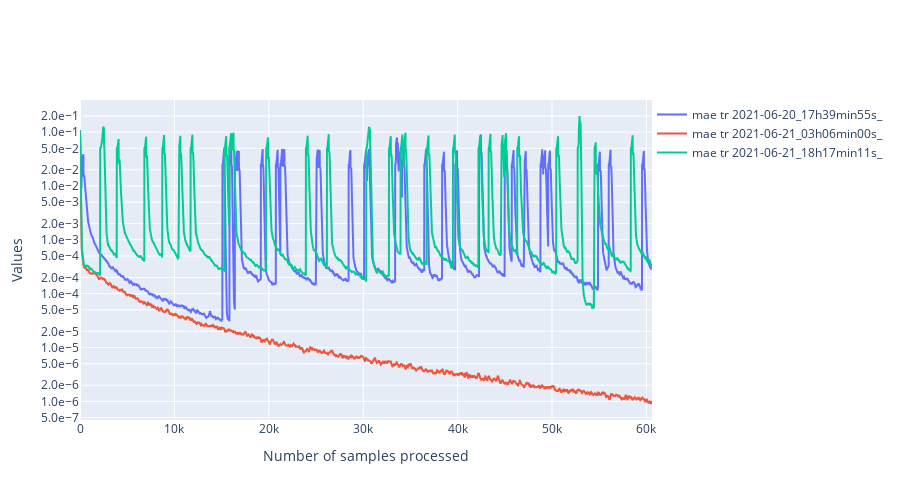

The notebook cell this image was saved under:
### Code cell
import ipywidgets as widgets
class PersoToggleButton(widgets.ToggleButton):
    def __init__(self,name=None,*args,**kargs):
        super(PersoToggleButton, self).__init__(*args,**kargs)
        self.name = name

compute_width = lambda value:f"{max(len(str(value)) * 12, 60) + 20}px"
list_vertical_widgets = []
dico_changing_widgets_metadata = {}
list_changing_widgets_metrics = []
list_changing_widgets_tr_valid = []
# Widgets for the metadata ------------------------------------------------------------------
label_metadata_filter = "Metadata"
llocalvertwidgets = []
dico_changing_widgets_reorganized = {"metadata":{},"metrics":{},"mode":{}}
for metadata_name in df.columns:

    if metadata_name == "folder_id":
        continue
    possible_values = df[metadata_name].unique()
    label = widgets.Label(metadata_name)
    dico_changing_widgets_reorganized["metadata"][metadata_name] = {str(value):PersoToggleButton(
        value=True,
        description=str(value),
        disabled=False,
        button_style='', # 'success', 'info', 'warning', 'danger' or ''
        tooltip='',
        icon='check',
        layout = widgets.Layout(width = compute_width(value), margin='0px 0px 0px 0px'),
        name="metadata|"+metadata_name
    ) for value in possible_values}

    possibilities = list(dico_changing_widgets_reorganized["metadata"][metadata_name].values())
    dico_changing_widgets_metadata[metadata_name] = possibilities
    box = widgets.HBox(layout=widgets.Layout(width='100%',display='inline-flex',flex_flow='row wrap'),width='100%')
    box.overflow_x = 'auto'
    box.children = [label]+possibilities
    llocalvertwidgets.append(box)

box = widgets.VBox(width='100%')
box.children = llocalvertwidgets
list_vertical_widgets.append(box)
# Widgets to select metrics ---------------------------------------------------------------
label_metrics_filter = "Metrics"
dico_changing_widgets_reorganized["metrics"] = {str(metric_name):PersoToggleButton(
        value=True,
        description=metric_name,
        disabled=False,
        button_style='', # 'success', 'info', 'warning', 'danger' or ''
        tooltip='',
        icon='check',
        layout = widgets.Layout(width = compute_width(metric_name), margin='0px 0px 0px 0px'),
        name="metrics"
    )
    for metric_name in available_metrics}
possibilities = list(dico_changing_widgets_reorganized["metrics"].values())
list_changing_widgets_metrics = possibilities
box = widgets.HBox(layout=widgets.Layout(width='100%',display='inline-flex',flex_flow='row wrap'),width='100%')
box.overflow_x = 'auto'
box.children = possibilities
list_vertical_widgets.append(box)

# widgets to select tr or valid ----------------------------------------------------------
label_tr_valid_filter = "Mode_of_training"
possibilities = [PersoToggleButton(
        value=True,
        description=mode,
        disabled=False,
        button_style='', # 'success', 'info', 'warning', 'danger' or ''
        tooltip='',
        icon='check',
        layout = widgets.Layout(width = compute_width(mode), margin='0px 0px 0px 0px'),
        name="mode"
    )
    for mode in ["tr","valid"]]
list_changing_widgets_tr_valid = possibilities
box = widgets.HBox(layout=widgets.Layout(width='100%',display='inline-flex',flex_flow='row wrap'),width='100%')
box.overflow_x = 'auto'
box.children = possibilities
list_vertical_widgets.append(box)

titles = ["Metadata", "Metrics","Mode_of_training"]
l = []
for item,title in zip(list_vertical_widgets,titles):
    accordion = widgets.Accordion(children=[item],titles=(title,))
    accordion.set_title(0,title)
    accordion.selected_index = 0
    l.append(accordion)
# widget for moving average
moving_average = widgets.IntText(
    value=100,
    description='mean_window',
    disabled=False
)
# widget to toggle log scale for the y axis
y_log_scale = widgets.ToggleButton(
        value=True,
        description="logy",
        disabled=False,
        button_style='', # 'success', 'info', 'warning', 'danger' or ''
        tooltip='',
        icon='check',
        layout = widgets.Layout(width = compute_width("logy"), margin='0px 0px 0px 0px')
    )

global_box = widgets.VBox(l+[moving_average,y_log_scale])

# Handlers --------------------------------------------------------------------------------------
from IPython.display import display,clear_output
import plotly.graph_objects as go
import main.src.analysis.tools as tls
def filter_metadata():
    global states
    global query
    # Extract informations from widgets to build a query for the dataframe
    list_sub_requests_1 = []
    for metadata_name,dico_metadata in states["metadata"].items():
        list_sub_requests_2 = []
        for name,state in dico_metadata.items():
            if state is True:
                type_data = type(df[metadata_name][0])
                if type_data is str:
                    name = f"\"{name}\""
                list_sub_requests_2.append(f"({metadata_name} == {name})")
        if len(list_sub_requests_2) > 0:
            poss = r" or ".join(list_sub_requests_2)
            list_sub_requests_1.append(f"({poss})")
    filtered_dataframe = df
    if len(list_sub_requests_1) > 0:
        query = r" or ".join(list_sub_requests_1)
        # Apply the query to the dataframe
        filtered_dataframe = df.query(query)
    list_runs = filtered_dataframe["folder_id"].unique()
    return list_runs,filtered_dataframe
def filter_metrics(runs):
    global states
    new_dico = {}
    for f,dico in dico_metrics.items():
        if f not in runs:
            continue
        new_dico[f] = {}
        for metric_name,list_values in dico.items():
            if states["metrics"][metric_name] is True:
                new_dico[f][metric_name] = list_values
    return new_dico
def actualize_available_possibilities(dico_vals,filtered_dataframe):
    global states, dico_changing_widgets_metadata
    for column in filtered_dataframe.columns[1:]:
        values_available = filtered_dataframe[column].unique()
        for value in df[column].unique():
            w = dico_changing_widgets_reorganized["metadata"][column][str(value)]
            if value not in values_available:
                w.disabled = True
            else:
                w.disabled = False
def plot(dico_vals,filtered_dataframe):
    global states
    import numpy as np
    list_scatters = []
    import matplotlib.pyplot as plt
    for run,dico_metrics in dico_vals.items():
        line_dataframe = filtered_dataframe[filtered_dataframe["folder_id"] == run]
        batch_size_tr = line_dataframe["tr_batch_size"].values[0]
        batch_size_valid = line_dataframe["valid_batch_size"].values[0]
        for metric_name,metric_values in dico_metrics.items():
            if metric_name == "loss":
                metric_name = "loss_"+filtered_dataframe[filtered_dataframe["folder_id"] == run]["loss"].values[0]
                access_name = "_loss"
            else:
                access_name = "_values"
            global states
            for mode,state in states["mode"].items():
                if state is False:
                    continue
                batch_size = batch_size_tr if mode == "tr" else batch_size_valid
                if "loss" in metric_name:
                    access_name1 = "attr_"+mode+access_name
                else:
                    access_name1 = mode + access_name
                v = metric_values[access_name1]
                window = int(moving_average.value/batch_size)
                new_values = []
                for i in range(len(v)-window):
                    new_values.append(np.mean(v[i:min(i+window,len(v))]))
                v = np.array(new_values)
                x = np.arange(0,v.shape[0]) * batch_size
                x = pd.Series(x)
                v = pd.Series(v)
                graph = go.Scatter(x=x,y=v,mode='lines',name=f"{metric_name} {mode} {run}",
                                   hovertemplate='Sample n°: %{x}'+f'<br>{metric_name} {mode}<br>{run}:'+' %{y}')
                list_scatters.append(graph)
    plt.clf()
    fig = go.Figure(
        data=list_scatters,
        layout=go.Layout(
            title=go.layout.Title(text=""),
            xaxis_title="Number of samples processed",
            yaxis_title="Values",
            legend=dict(
                orientation="h",
                y=1,
                x=1
            ),
            yaxis={'tickformat':'.1e',},
            width=900,
            height = 500
        ),
    )
    if states["others"]["logy"] is True:
        fig.update_yaxes(type="log")
    clear_output()
    display(global_box)
    fig.show()
states = {"others":{"mean_window":moving_average.value,"logy":False},
          "mode":{"tr":False,"valid":False},
          "metrics":{k:False for k in available_metrics},
          "metadata":{k:{
              str(k1):False for k1 in df[k].unique()
          } for k in df.columns}
          }
def handler(v):
    global query
    if v["name"] == "disabled":
        return
    global states
    try:
        name = "others"
        try:
            name = v["owner"].name
        except:
            pass
        name = name.split("|")
        try:
            new_val = not(v["new"]["value"])
        except:
            new_val = not(v["new"])
    except Exception as e:
        return
    if len(name) == 2:
        states[name[0]][name[1]][v["owner"].description] = not(states[name[0]][name[1]][v["owner"].description])
    else:
        states[name[0]][v["owner"].description] = not(states[name[0]][v["owner"].description])
    runs,filtered_dataframe = filter_metadata()
    dico_vals = filter_metrics(runs)
    actualize_available_possibilities(dico_vals,filtered_dataframe)
    plot(dico_vals,filtered_dataframe)
    try:
        print(dico_vals['2021-06-20_17h39min55s_']["mae"])
    except:
        pass
    print(metric_name)

for name,liste_w in dico_changing_widgets_metadata.items():
    for w in liste_w:
        w.observe(handler)
for w in list_changing_widgets_metrics:
    w.observe(handler)
list_changing_widgets_metrics[-1].value = True
for w in list_changing_widgets_tr_valid:
    w.observe(handler)
for w in [moving_average,y_log_scale]:
    w.observe(handler)
global_box

### Figure 1 — Plotly figure (JSON) as saved in the notebook; plotly's stock layout.template omitted (floating-point values rounded to 4 significant figures; data arrays with more than 128 entries replaced by an {"elided": "..."} marker saying what was removed)
{"data": [{"hovertemplate": "Sample n°: %{x}<br>mae tr<br>2021-06-20_17h39min55s_: %{y}", "mode": "lines", "name": "mae tr 2021-06-20_17h39min55s_", "type": "scatter", "x": {"elided": "6060 int values"}, "y": {"elided": "6060 float values"}}, {"hovertemplate": "Sample n°: %{x}<br>mae tr<br>2021-06-21_03h06min00s_: %{y}", "mode": "lines", "name": "mae tr 2021-06-21_03h06min00s_", "type": "scatter", "x": {"elided": "6060 int values"}, "y": {"elided": "6060 float values"}}, {"hovertemplate": "Sample n°: %{x}<br>mae tr<br>2021-06-21_18h17min11s_: %{y}", "mode": "lines", "name": "mae tr 2021-06-21_18h17min11s_", "type": "scatter", "x": {"elided": "6060 int values"}, "y": {"elided": "6060 float values"}}], "layout": {"height": 500, "legend": {"orientation": "h", "x": 1, "y": 1}, "title": {"text": ""}, "width": 900, "xaxis": {"title": {"text": "Number of samples processed"}}, "yaxis": {"tickformat": ".1e", "title": {"text": "Values"}, "type": "log"}}}
